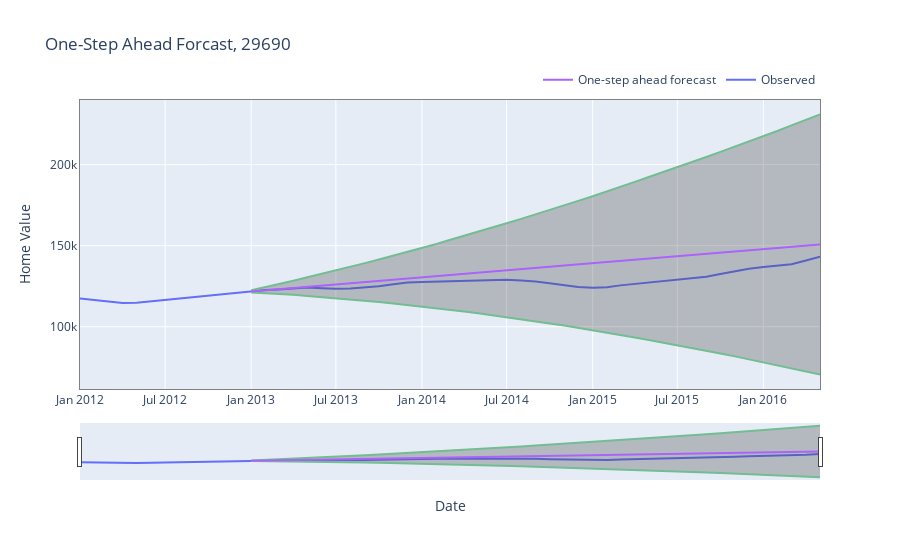

The cell this chart's notebook holds for it:
### Markdown cell above
#### One-Step Ahead Forecast (dynamic-True)

### Code cell
output_b = one_step_fc_arima(df_train, arima_param_b, zc_2,
                             pred_start_date=pred_sd_b, dynamic=True)
out_list_b.append(output_b)
